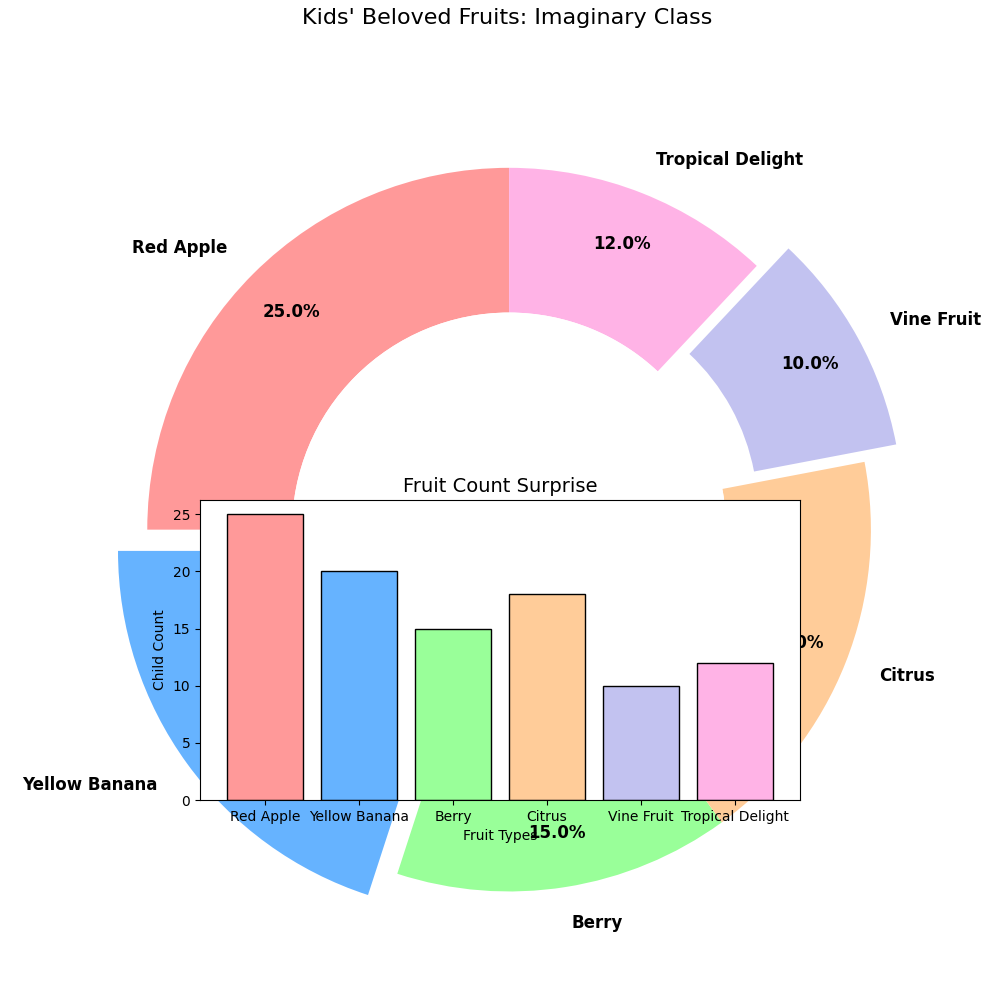

Write the Python code that produced this figure.
import matplotlib.pyplot as plt

# Altered data segment labels for pie chart
fruits = ['Red Apple', 'Yellow Banana', 'Berry', 'Citrus', 'Vine Fruit', 'Tropical Delight']
preferences = [25, 20, 15, 18, 10, 12]

colors = ['#ff9999', '#66b3ff', '#99ff99', '#ffcc99', '#c2c2f0', '#ffb3e6']

fig, ax = plt.subplots(figsize=(10, 10))
wedges, texts, autotexts = ax.pie(
    preferences, 
    labels=fruits, 
    autopct='%1.1f%%', 
    startangle=90, 
    colors=colors, 
    pctdistance=0.85, 
    wedgeprops=dict(width=0.4),
    explode=[0, 0.1, 0, 0, 0.1, 0]
)

ax.axis('equal')
plt.setp(texts, size=12, weight="bold", va="center")
plt.setp(autotexts, size=12, weight="bold", color="black")

# Randomly altered chart title
plt.title("Kids' Beloved Fruits: Imaginary Class", fontsize=16, y=1.05)

centre_circle = plt.Circle((0, 0), 0.60, fc='white')
fig.gca().add_artist(centre_circle)

ax1 = fig.add_axes([0.2, 0.2, 0.6, 0.3])
ax1.bar(fruits, preferences, color=colors, edgecolor='black')

# Randomly altered bar chart title and axis labels
ax1.set_title("Fruit Count Surprise", fontsize=14)
ax1.set_ylabel("Child Count")
ax1.set_xlabel("Fruit Types")
ax1.grid(False)

ax.axis('equal')
plt.tight_layout()
plt.show()
